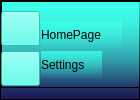
        <widget class="QFrame" name="left_menu_cont_frame">
         <property name="minimumSize">
          <size>
           <width>140</width>
           <height>0</height>
          </size>
         </property>
         <property name="maximumSize">
          <size>
           <width>20</width>
           <height>16777215</height>
          </size>
         </property>
         <property name="styleSheet">
          <string notr="true">background-color: qlineargradient(spread:pad, x1:0, y1:1, x2:0, y2:0, stop:0.935 rgba(60, 255, 233, 200),stop:0 rgba(43, 255, 192, 255),stop:0 rgba(14, 8, 73, 200));



</string>
         </property>
         <property name="frameShape">
          <enum>QFrame::StyledPanel</enum>
         </property>
         <property name="frameShadow">
          <enum>QFrame::Raised</enum>
         </property>
         <layout class="QVBoxLayout" name="verticalLayout_3">
          <property name="leftMargin">
           <number>0</number>
          </property>
          <property name="topMargin">
           <number>0</number>
          </property>
          <property name="rightMargin">
           <number>0</number>
          </property>
          <item>
           <widget class="QFrame" name="menu_frame">
            <property name="minimumSize">
             <size>
              <width>140</width>
              <height>0</height>
             </size>
            </property>
            <property name="maximumSize">
             <size>
              <width>16777215</width>
              <height>16777215</height>
             </size>
            </property>
            <property name="styleSheet">
             <string notr="true">background-color: qlineargradient(spread:pad, x1:0, y1:1, x2:0, y2:0, stop:0.935 rgba(60, 255, 233, 200),stop:0 rgba(43, 255, 192, 255),stop:0 rgba(14, 8, 73, 0));





</string>
            </property>
            <property name="frameShape">
             <enum>QFrame::StyledPanel</enum>
            </property>
            <property name="frameShadow">
             <enum>QFrame::Raised</enum>
            </property>
            <widget class="QPushButton" name="homepage_buttom">
             <property name="geometry">
              <rect>
               <x>0</x>
               <y>10</y>
               <width>39</width>
               <height>35</height>
              </rect>
             </property>
             <property name="sizePolicy">
              <sizepolicy hsizetype="Minimum" vsizetype="Ignored">
               <horstretch>0</horstretch>
               <verstretch>0</verstretch>
              </sizepolicy>
             </property>
             <property name="styleSheet">
              <string notr="true">
background-color: rgba(60, 255, 233, 200)</string>
             </property>
             <property name="text">
              <string/>
             </property>
             <property name="icon">
              <iconset resource="../MyApp_design/MyIcons/icons/icons.qrc">
               <normaloff>:/icons/icons8-home-page-50.png</normaloff>:/icons/icons8-home-page-50.png</iconset>
             </property>
             <property name="iconSize">
              <size>
               <width>35</width>
               <height>35</height>
              </size>
             </property>
             <property name="autoExclusive">
              <bool>false</bool>
             </property>
            </widget>
            <widget class="QLabel" name="label_3">
             <property name="geometry">
              <rect>
               <x>40</x>
               <y>20</y>
               <width>81</width>
               <height>28</height>
              </rect>
             </property>
             <property name="font">
              <font>
               <pointsize>9</pointsize>
               <weight>50</weight>
               <bold>false</bold>
              </font>
             </property>
             <property name="text">
              <string>HomePage</string>
             </property>
             <property name="margin">
              <number>5</number>
             </property>
            </widget>
            <widget class="QPushButton" name="setting_buttom">
             <property name="geometry">
              <rect>
               <x>0</x>
               <y>50</y>
               <width>39</width>
               <height>35</height>
              </rect>
             </property>
             <property name="sizePolicy">
              <sizepolicy hsizetype="Minimum" vsizetype="Ignored">
               <horstretch>0</horstretch>
               <verstretch>0</verstretch>
              </sizepolicy>
             </property>
             <property name="styleSheet">
              <string notr="true">

background-color: rgba(60, 255, 233, 200)


</string>
             </property>
             <property name="text">
              <string/>
             </property>
             <property name="icon">
              <iconset resource="../MyApp_design/MyIcons/icons/icons.qrc">
               <normaloff>:/icons/icons8-setting-64.png</normaloff>:/icons/icons8-setting-64.png</iconset>
             </property>
             <property name="iconSize">
              <size>
               <width>35</width>
               <height>35</height>
              </size>
             </property>
            </widget>
            <widget class="QLabel" name="label_4">
             <property name="geometry">
              <rect>
               <x>40</x>
               <y>50</y>
               <width>61</width>
               <height>28</height>
              </rect>
             </property>
             <property name="font">
              <font>
               <pointsize>9</pointsize>
              </font>
             </property>
             <property name="text">
              <string>Settings</string>
             </property>
             <property name="margin">
              <number>5</number>
             </property>
            </widget>
            <widget class="QPushButton" name="members_buttom">
             <property name="geometry">
              <rect>
               <x>0</x>
               <y>90</y>
               <width>39</width>
               <height>35</height>
              </rect>
             </property>
             <property name="sizePolicy">
              <sizepolicy hsizetype="Minimum" vsizetype="Ignored">
               <horstretch>0</horstretch>
               <verstretch>0</verstretch>
              </sizepolicy>
             </property>
             <property name="styleSheet">
              <string notr="true">
background-color: rgba(60, 255, 233, 200)


</string>
             </property>
             <property name="text">
              <string/>
             </property>
             <property name="icon">
              <iconset resource="../MyApp_design/MyIcons/icons/icons.qrc">
               <normaloff>:/icons/icons8-member-50.png</normaloff>
               <disabledon>:/icons/D:/2022-2023 Learning Process/MyApp_design/MyIcons/icons/tải xuống.png</disabledon>:/icons/icons8-member-50.png</iconset>
             </property>
             <property name="iconSize">
              <size>
               <width>35</width>
               <height>35</height>
              </size>
             </property>
            </widget>
            <widget class="QLabel" name="label_5">
             <property name="geometry">
              <rect>
               <x>40</x>
               <y>90</y>
               <width>71</width>
               <height>28</height>
              </rect>
             </property>
             <property name="font">
              <font>
               <pointsize>9</pointsize>
              </font>
             </property>
             <property name="text">
              <string>Members</string>
             </property>
             <property name="margin">
              <number>5</number>
             </property>
            </widget>
           </widget>
          </item>
         </layout>
        </widget>
